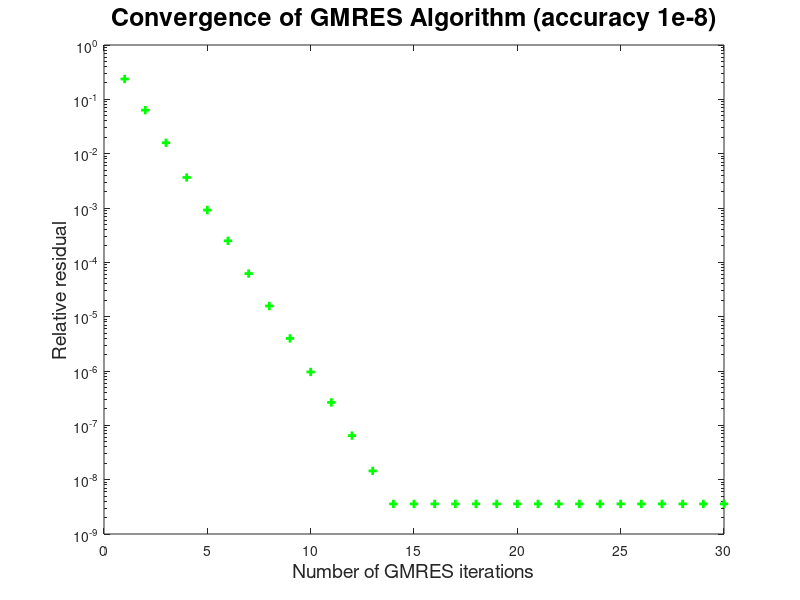

MATLAB code for this plot: (Note: this script raises an error after producing the figure.)
% GMRES Demo
clear all
close all
clc
scrnsz = get(0, 'Screensize');
m = 200;
% Clustered eigenvalues
A = 2*eye(m) + 0.5*randn(m)/sqrt(m);
b = ones(m,1);
for iter = 1 : 30
    [x, flag, relres] = gmres(A,b,[],1e-8,iter);
    r(iter) = relres;
end
figure('Position', [5 10 scrnsz(3)-5 scrnsz(4)-60])
semilogy(r,'g+','Linewidth',2)
xlabel('Number of GMRES iterations','Fontsize',14);
ylabel('Relative residual','Fontsize',14);
title('Convergence of GMRES Algorithm (accuracy 1e-8)','Fontsize',18);
legend('A=2I+0.5*randn(200)/sqrt(200)',3)
drawnow;
% Eigenvalues spread out
for k = 0 : m-1
    theta = k*pi/(m-1);
    d(k+1) = -2 + 2*sin(theta) + sqrt(-1)*cos(theta);
end
B = A + diag(d);
for iter = 1 : 30
    [x, flag, relres] = gmres(B,b,[],1e-8,iter);
    r(iter) = relres;
end
hold on;
semilogy(r,'ro','Linewidth',2)
legend('A=2I+0.5*randn(200)/sqrt(200)','B=A+diag(-2 + 2*sin(\theta) + i*cos(\theta))',3)
drawnow;
% Random matrix (eigenvalues loosley clustered around zero)
C = randn(m)/sqrt(m);
for iter = 1 : 30
    [x, flag, relres] = gmres(C,b,[],1e-8,iter);
    r(iter) = relres;
end
semilogy(r,'bx','Linewidth',2)
legend('A=2I+0.5*randn(200)/sqrt(200)','B=A+diag(-2 + 2*sin(\theta) + i*cos(\theta))','C=randn(200)/sqrt(200)',3)
drawnow;
% Random symmetric positive definite
D = C'*C;
for iter = 1 : 30
    [x, flag, relres] = gmres(D,b,[],1e-8,iter);
    r(iter) = relres;
end
semilogy(r,'m*','Linewidth',2)
legend('A=2I+0.5*randn(200)/sqrt(200)','B=A+diag(-2 + 2*sin(\theta) + i*cos(\theta))','C=randn(200)/sqrt(200)','D=C^TC (symmetric positive definite)',3)
drawnow;
% Random matrix (eigenvalues more closely clustered, but still around zero)
E = 0.5*C;
for iter = 1 : 30
    [x, flag, relres] = gmres(E,b,[],1e-8,iter);
    r(iter) = relres;
end
semilogy(r,'cs','Linewidth',2)
legend('A=2I+0.5*randn(200)/sqrt(200)','B=A+diag(-2 + 2*sin(\theta) + i*cos(\theta))','C=randn(200)/sqrt(200)','D=C^TC (symmetric positive definite)','E=0.5*C',3)
drawnow;
hold off;
% Find eigenvalues
eA = eig(A);
eB = eig(B);
eC = eig(C);
eD = eig(D);
eE = eig(E);
pause
figure('Position', [5 10 scrnsz(3)-5 scrnsz(4)-60])
plot(real(eA),imag(eA),'g+',real(eB),imag(eB),'ro',real(eC),imag(eC),'bx',real(eD),imag(eD),'m*',real(eE),imag(eE),'cs','Linewidth',2)
title('Eigenvalue Distributions in the Complex Plane','Fontsize',18);
xlabel('Re(\lambda)','Fontsize',14);
ylabel('Im(\lambda)','Fontsize',14);
legend('A=2I+0.5*randn(200)/sqrt(200)','B=A+diag(-2 + 2*sin(\theta) + i*cos(\theta))','C=randn(200)/sqrt(200)','D=C^TC (symmetric positive definite)','E=0.5*C')
kA = cond(A);
kB = cond(B);
kC = cond(C);
kD = cond(D);
kE = cond(E);
pause
disp(sprintf('Condition numbers:'))
disp(sprintf('cond(A) = %e', kA))
disp(sprintf('cond(B) = %e', kB))
disp(sprintf('cond(C) = %e', kC))
disp(sprintf('cond(D) = %e', kD))
disp(sprintf('cond(E) = %e', kE))
